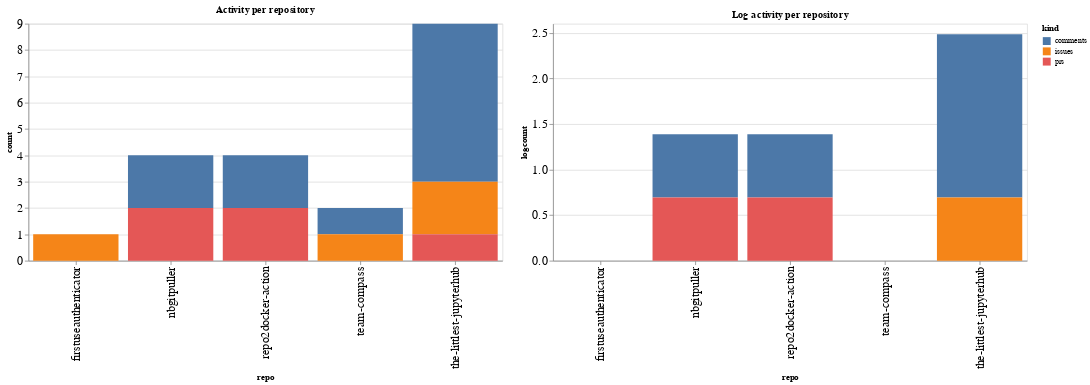

Here is the notebook cell this chart was saved with:
### Code cell
ch1 = alt.Chart(repo_summaries, width=600, title="Activity per repository").mark_bar().encode(
    x='repo',
    y='count',
    color='kind',
    tooltip="kind"
)

ch2 = alt.Chart(repo_summaries, width=600, title="Log activity per repository").mark_bar().encode(
    x='repo',
    y='logcount',
    color='kind',
    tooltip="kind"
)

ch1 | ch2

### Figure 1 — Vega-Lite specification as saved in the notebook (floating-point values rounded to 4 significant figures)
{"config": {"axisLeft": {"labelFontSize": 15}, "axisBottom": {"labelFontSize": 15}}, "hconcat": [{"mark": "bar", "encoding": {"color": {"type": "nominal", "field": "kind"}, "tooltip": {"type": "nominal", "field": "kind"}, "x": {"type": "nominal", "field": "repo"}, "y": {"type": "quantitative", "field": "count"}}, "title": "Activity per repository", "width": 600}, {"mark": "bar", "encoding": {"color": {"type": "nominal", "field": "kind"}, "tooltip": {"type": "nominal", "field": "kind"}, "x": {"type": "nominal", "field": "repo"}, "y": {"type": "quantitative", "field": "logcount"}}, "title": "Log activity per repository", "width": 600}], "data": {"name": "data-53db1da9b4d55387040ba080f9038fdc"}, "$schema": "https://vega.github.io/schema/vega-lite/v4.8.1.json", "datasets": {"data-53db1da9b4d55387040ba080f9038fdc": [{"repo": "firstuseauthenticator", "kind": "issues", "count": 1, "logcount": 0.0}, {"repo": "nbgitpuller", "kind": "comments", "count": 2, "logcount": 0.6931}, {"repo": "nbgitpuller", "kind": "prs", "count": 2, "logcount": 0.6931}, {"repo": "repo2docker-action", "kind": "comments", "count": 2, "logcount": 0.6931}, {"repo": "repo2docker-action", "kind": "prs", "count": 2, "logcount": 0.6931}, {"repo": "team-compass", "kind": "comments", "count": 1, "logcount": 0.0}, {"repo": "team-compass", "kind": "issues", "count": 1, "logcount": 0.0}, {"repo": "the-littlest-jupyterhub", "kind": "comments", "count": 6, "logcount": 1.792}, {"repo": "the-littlest-jupyterhub", "kind": "issues", "count": 2, "logcount": 0.6931}, {"repo": "the-littlest-jupyterhub", "kind": "prs", "count": 1, "logcount": 0.0}]}}
